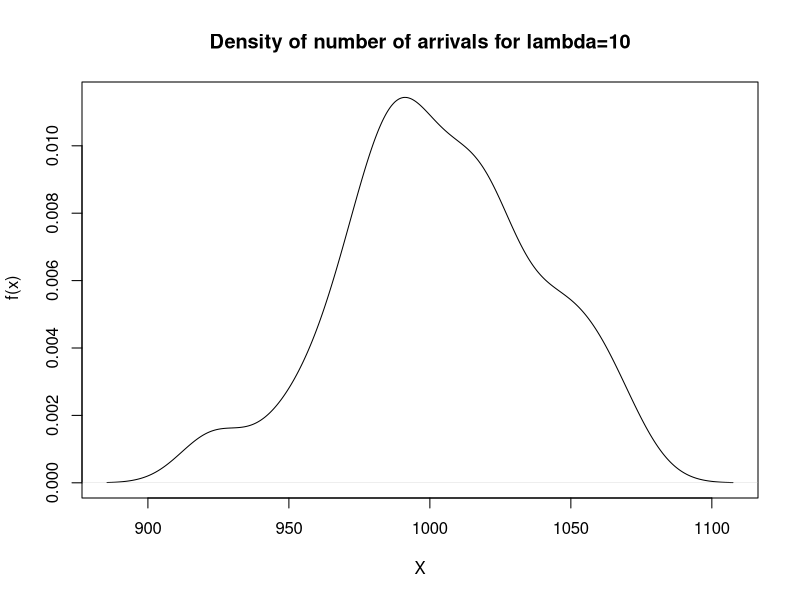
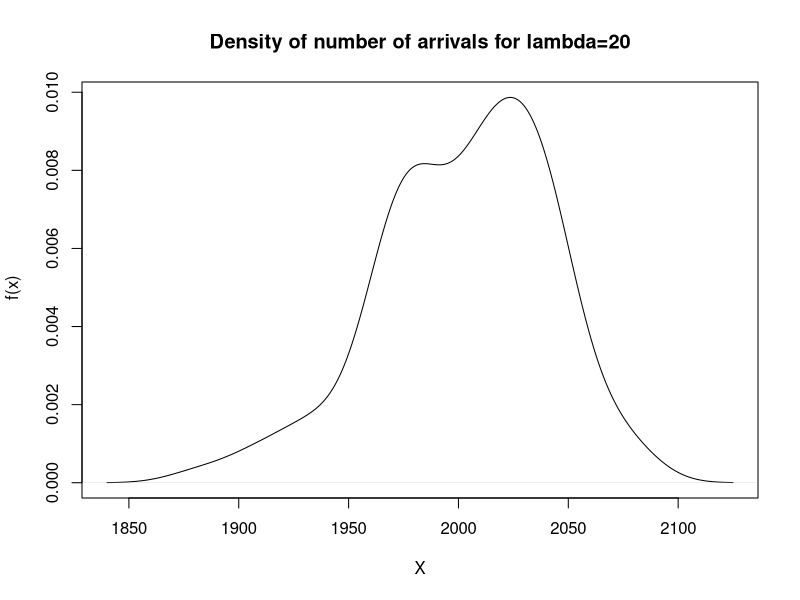
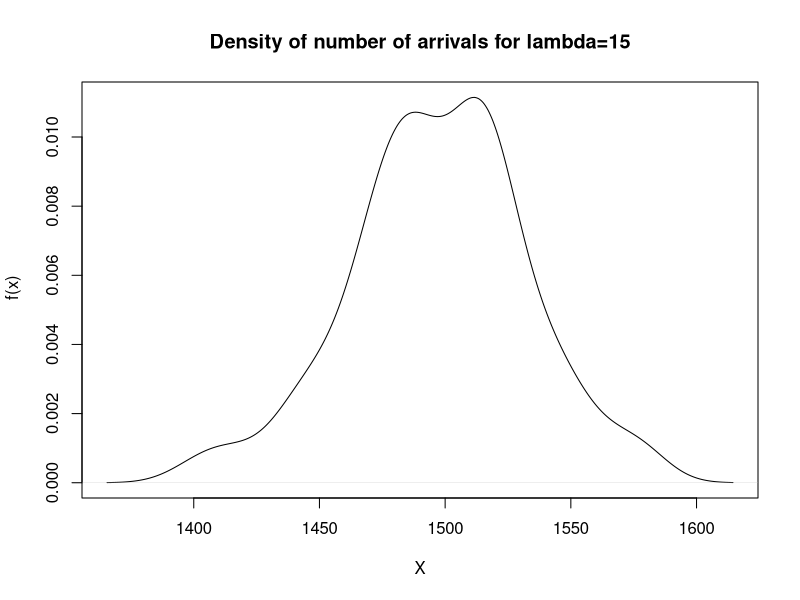
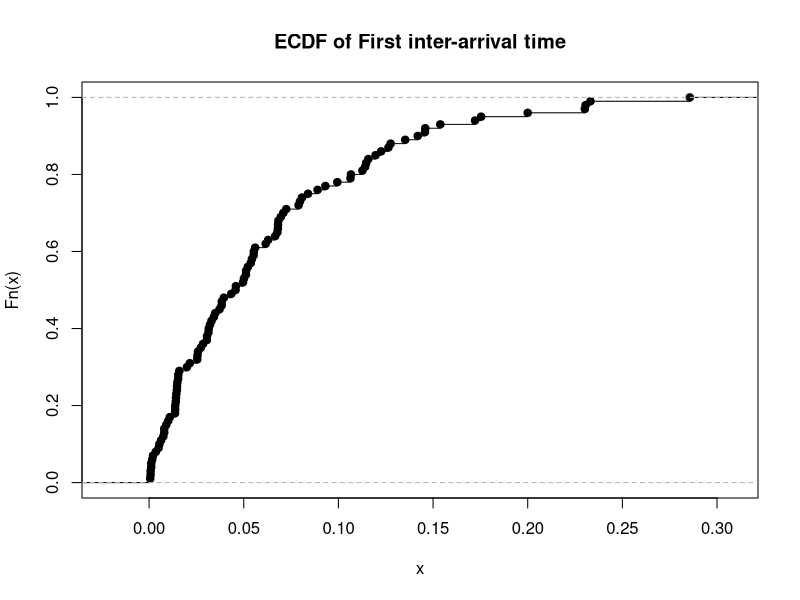

These figures' R source, in order:
####Question 2########
rm(list=ls())
set.seed(12345)

#####part(a)#####
par(mfrow=c(1,1))
plot(density(rpois(n=100, lambda=10*100)),
     xlab="X",
     ylab=" f(x)",
     main=paste("Density of number of arrivals for lambda=10"))

#####part(b)#####
par(mfrow=c(1,1))
plot(density(rpois(n=100, lambda=20*100)),
     xlab="X",
     ylab=" f(x)",
     main=paste("Density of number of arrivals for lambda=20"))

#####part (c)#####

##density##
par(mfrow=c(1,1))
plot(density(rpois(n=100, lambda=15*100)),
     xlab="X",
     ylab=" f(x)",
     main=paste("Density of number of arrivals for lambda=15"))

## first inter arrival time ##

#plot(rexp(100, 15))
plot(ecdf(rexp(n=100, rate=15)),
     main=paste("ECDF of First inter-arrival time"))






